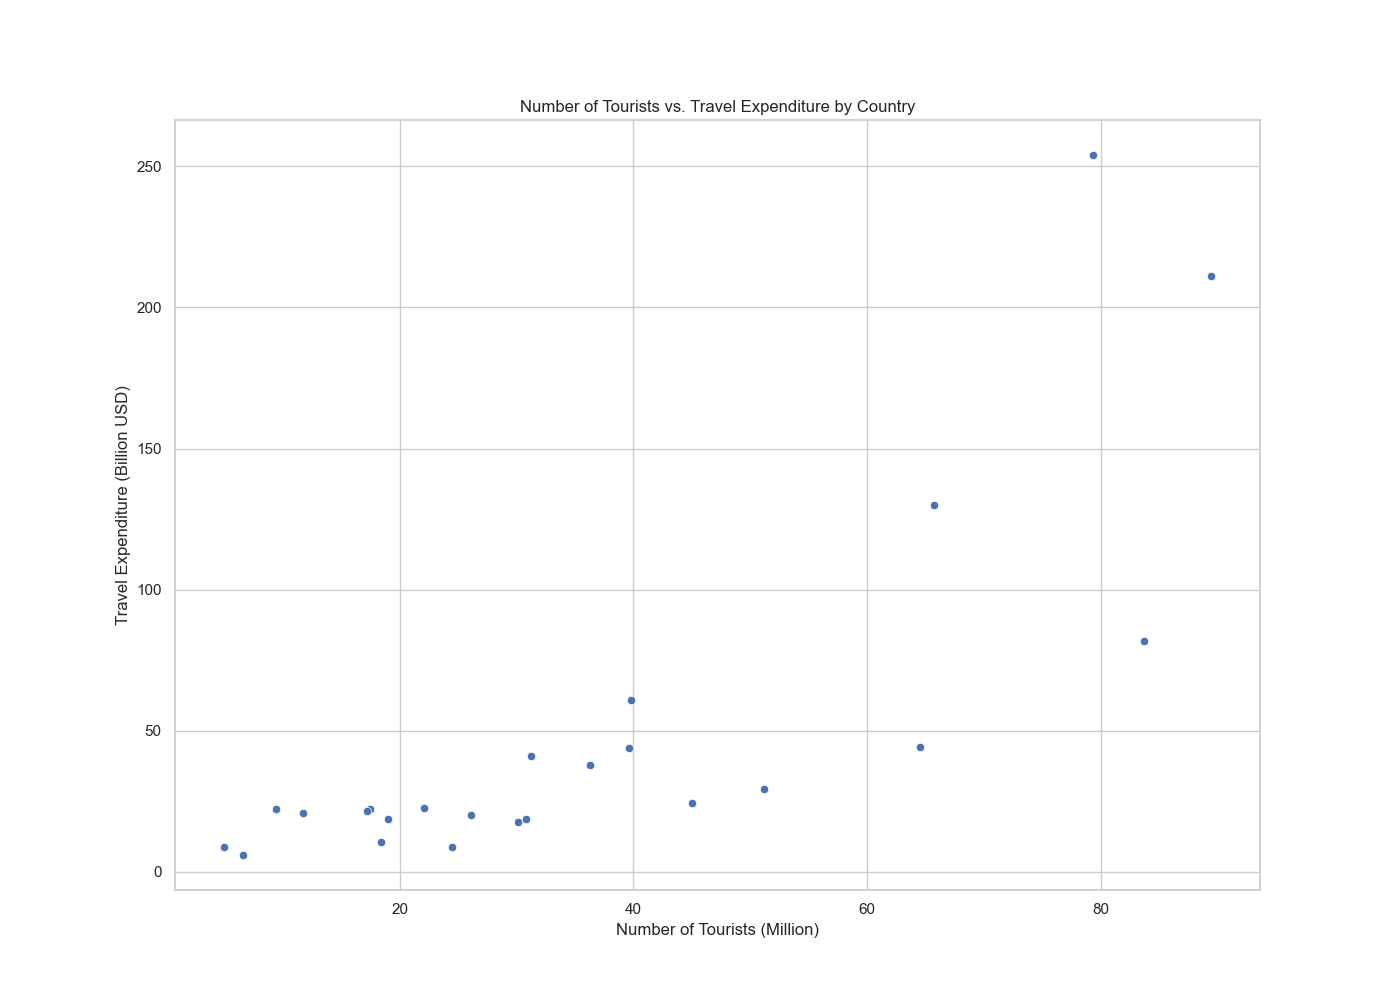

Generate this figure with Python:

import seaborn as sns
import pandas as pd
import matplotlib.pyplot as plt

data = {
    'Country': ['France', 'Spain', 'USA', 'China', 'Italy', 'Turkey', 'Mexico', 'Germany', 'Thailand', 'UK', 
                'Japan', 'Austria', 'Greece', 'Malaysia', 'Russia', 'Canada', 'Netherlands', 'Poland', 
                'Saudi Arabia', 'South Korea', 'Switzerland', 'Australia', 'Brazil', 'South Africa'],
    'Number_of_Tourists_Million': [89.4, 83.7, 79.3, 65.7, 64.5, 51.2, 45.0, 39.6, 39.8, 36.3, 
                                   31.2, 30.8, 30.1, 26.1, 24.5, 22.1, 19.0, 18.4, 17.5, 17.2, 
                                   11.7, 9.4, 6.6, 5.0],
    'Travel_Expenditure_Billion': [211.0, 81.8, 254.0, 130.0, 44.2, 29.5, 24.6, 43.9, 61.0, 38.0, 
                                   41.1, 18.9, 17.7, 20.3, 8.9, 22.8, 18.6, 10.7, 22.4, 21.7, 
                                   20.8, 22.3, 6.0, 8.7]
}

df = pd.DataFrame(data)

plt.figure(figsize=(14, 10))
scatterplot = sns.scatterplot(data=df, x='Number_of_Tourists_Million', y='Travel_Expenditure_Billion', 
                              palette=['#FF6347', '#4682B4', '#32CD32', '#FFD700', '#FF69B4', '#8A2BE2', '#00CED1', '#FF4500'])

scatterplot.set_title('Number of Tourists vs. Travel Expenditure by Country')
scatterplot.set_xlabel('Number of Tourists (Million)')
scatterplot.set_ylabel('Travel Expenditure (Billion USD)')
plt.show()
